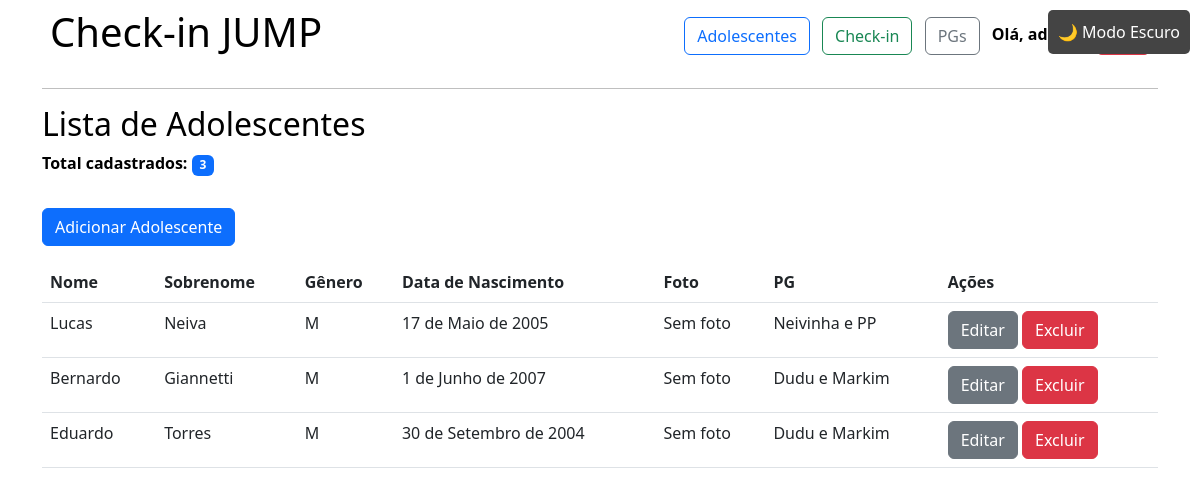
The page /adolescentes/ (signed in) on the database as committed earlier.
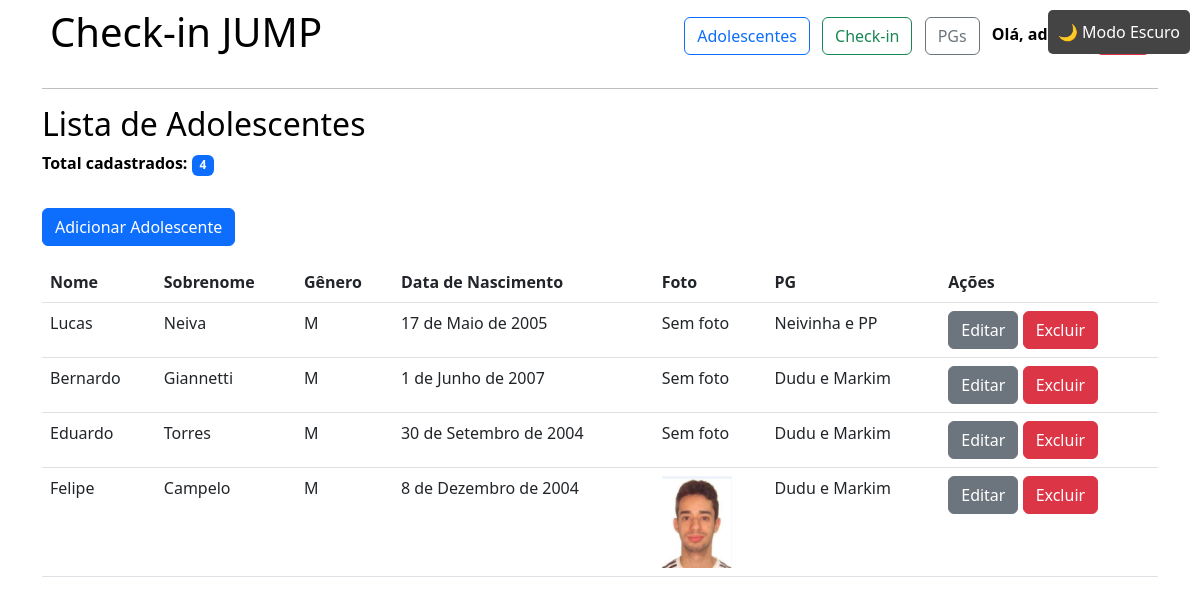
The same page on the database as committed later.
### adolescentes/models.py (models this page shows, shortened)
class Adolescente(models.Model):
    nome = models.CharField(max_length=100)
    sobrenome = models.CharField(max_length=100)
    foto = models.ImageField(upload_to='fotos/', blank=True, null=True)
    data_nascimento = models.DateField()
    GENERO_CHOICES = [
        ("M", "Masculino"),
        ("F", "Feminino"),
    ]
    genero = models.CharField(max_length=1, choices=GENERO_CHOICES, blank=True, null=False)
    pg = models.ForeignKey(PequenoGrupo, on_delete=models.SET_NULL, blank=True, null=True, related_name='adolescentes')
    data_inicio = models.DateField(blank=True, null=True)

class PequenoGrupo(models.Model):
    nome = models.CharField(max_length=100)
    lider = models.CharField(max_length=100, blank=True, null=True)
    def __str__(self):
        return self.nome

### adolescentes/views.py (the view)
# urls.py: path("adolescentes/", listar_adolescentes, name="listar_adolescentes"),
@login_required
def listar_adolescentes(request):
    adolescentes = Adolescente.objects.all()
    total_adolescentes = adolescentes.count()
    return render(request, 'adolescentes/listar.html', {
        'adolescentes': adolescentes,
        'total_adolescentes': total_adolescentes
    })

### adolescentes/templates/adolescentes/listar.html
{% extends 'adolescentes/base.html' %}
{% block content %}
<h2>Lista de Adolescentes</h2>
<p class="mt-2">
  <strong>Total cadastrados:</strong>
  <span class="badge bg-primary">{{ total_adolescentes }}</span>
</p>
<a href="{% url 'criar_adolescente' %}" class="btn btn-primary mt-3">Adicionar Adolescente</a>
<table class="table mt-3">
    <thead>
        <tr>
            <th>Nome</th>
            <th>Sobrenome</th>
            <th>Gênero</th>
            <th>Data de Nascimento</th>
            <th>Foto</th>
            <th>PG</th>
            <th>Ações</th>
        </tr>
    </thead>
    <tbody>
        {% for adolescente in adolescentes %}
        <tr>
            <td>{{ adolescente.nome }}</td>
            <td>{{ adolescente.sobrenome }}</td>
            <td>{{ adolescente.genero }}</td>
            <td>{{ adolescente.data_nascimento }}</td>
            <td>
                {% if adolescente.foto %}
                <img src="{{ adolescente.foto.url }}" width="70">
                {% else %}
                Sem foto
                {% endif %}
            </td>
            <td>{{ adolescente.pg }}</td>
            <td>
                <a href="{% url 'editar_adolescente' adolescente.id %}" class="btn btn-secondary">Editar</a>
                <a href="{% url 'excluir_adolescente' adolescente.id %}" class="btn btn-danger">Excluir</a>
            </td>
        </tr>
        {% endfor %}
    </tbody>
</table>
{% endblock %}

### adolescentes/templates/adolescentes/base.html (shortened to what this page needs)
{% load static %}
<!DOCTYPE html>
<html lang="pt-br">
<head>
    <link rel="stylesheet" href="https://cdn.jsdelivr.net/npm/bootstrap@5.3.0/dist/css/bootstrap.min.css">
    <link rel="stylesheet" href="{% static 'adolescentes/css/style.css' %}">
</head>
<body class="container">
    <button id="dark-mode-toggle">Modo Escuro</button>
    <nav class="d-flex justify-content-between align-items-center p-2">
        <h1>Check-in JUMP</h1>
        <div>
            <a href="{% url 'listar_adolescentes' %}" class="btn btn-outline-primary me-2">Adolescentes</a>
            <a href="{% url 'pagina_checkin' %}" class="btn btn-outline-success me-2">Check-in</a>
            <a href="{% url 'lista_pgs' %}" class="btn btn-outline-secondary me-2">PGs</a>
            {% if user.is_authenticated %}
                <span><strong>Olá, {{ user.username }}!</strong></span>
                <a href="{% url 'logout' %}" class="btn btn-danger ms-2">Sair</a>
            {% else %}
                <a href="{% url 'login' %}" class="btn btn-primary">Entrar</a>
            {% endif %}
        </div>
    </nav>
    <hr>
    {% block content %}{% endblock %}
</body>
</html>

### static/adolescentes/css/style.css (style rules this page uses)
body { background-color: #ffffff; color: #000000; transition: background-color 0.3s, color 0.3s; }
#dark-mode-toggle { position: fixed; top: 10px; right: 10px; padding: 10px; border: none; background: #444; color: white; cursor: pointer; border-radius: 5px; transition: background 0.3s; }

Rows that differ between the two databases and show on the page:
added Adolescente: nome "Felipe", sobrenome "Campelo", genero "M", data_nascimento "8 de Dezembro de 2004", foto (picture), pg "Dudu e Markim"
Other text that changed with them:
{{ total_adolescentes }}: "3" → "4"
